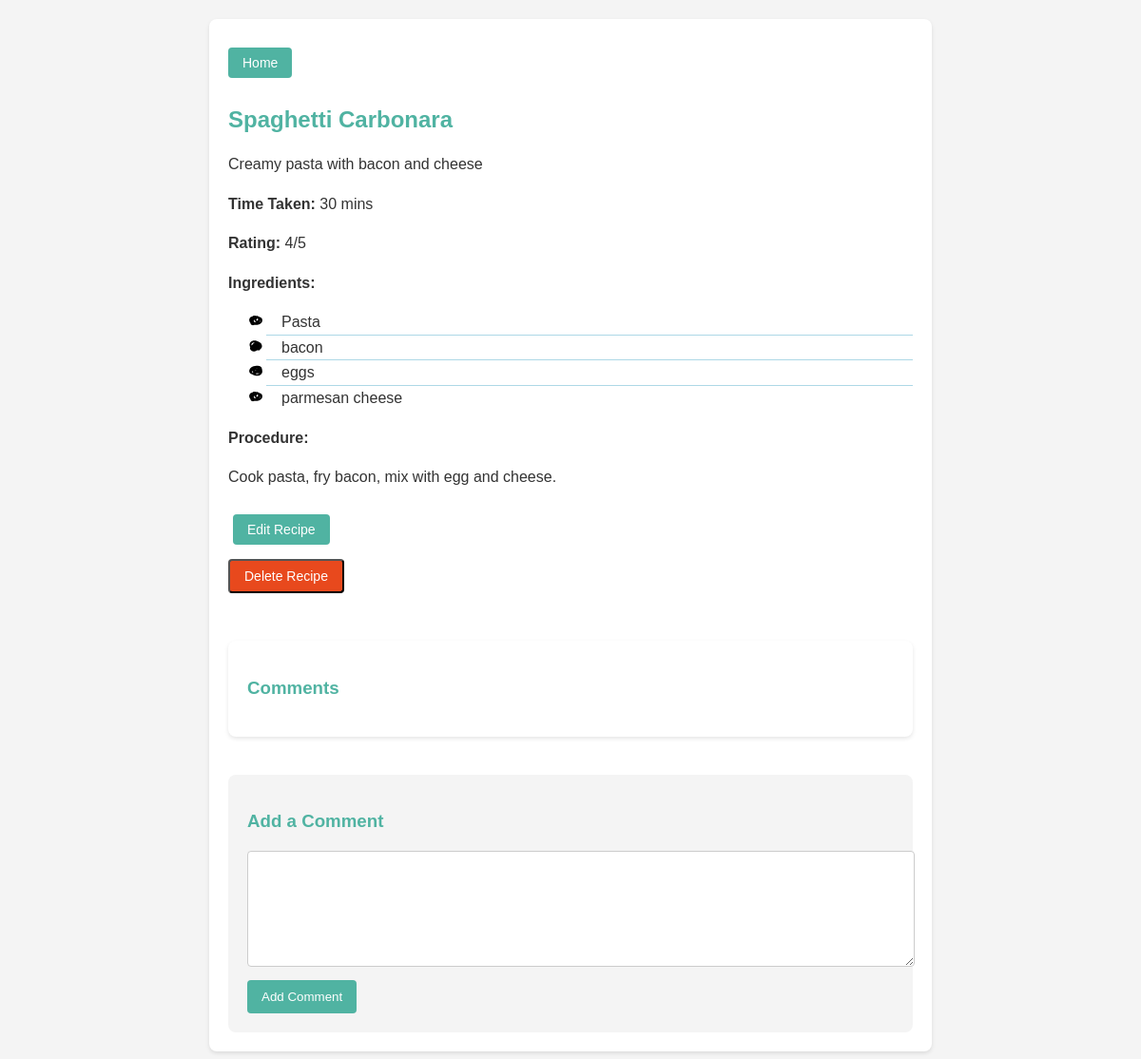
Page /3 on the committed database.
### tables this page shows
CREATE TABLE recipes (
        id INTEGER PRIMARY KEY AUTOINCREMENT,
        title TEXT NOT NULL,
        description TEXT NOT NULL,
        procedure TEXT,
        rating INTEGER,
        time_taken TEXT,
        ingredients TEXT
    );

### app.py (the view)
@app.route('/<int:id>', methods=['GET', 'POST'])
def recipe(id):
    conn = get_db_connection()
    recipe = conn.execute('SELECT * FROM recipes WHERE id = ?', (id,)).fetchone()
    if request.method == 'POST':
        comment = request.form['comment']
        conn.execute('INSERT INTO comments (recipe_id, comment) VALUES (?, ?)', (id, comment))
        conn.commit()
    comments = conn.execute('SELECT * FROM comments WHERE recipe_id = ?', (id,)).fetchall()
    conn.close()
    return render_template('recipe.html', recipe=recipe, comments=comments)

### app.py (called while the page is built)
def get_db_connection():
    conn = sqlite3.connect('database.db')
    conn.row_factory = sqlite3.Row
    return conn

### templates/recipe.html (shortened to what this page needs)
<!DOCTYPE html>
<html>
<head>
    <link rel="stylesheet" type="text/css" href="{{ url_for('static', filename='style.css') }}">
</head>
<body>
    <div class="recipe-details">
        <a href="{{ url_for('index') }}" class="home-button">Home</a>
        <h2>{{ recipe['title'] }}</h2>
        <p>{{ recipe['description'] }}</p>
        <p><strong>Time Taken:</strong> {{ recipe['time_taken'] }}</p>
        <p><strong>Rating:</strong> {{ recipe['rating'] }}/5</p>
        <p><strong>Ingredients:</strong></p>
        <ul>
            {% for ingredient in recipe['ingredients'].split(',') %}
                <li>{{ ingredient.strip() }}</li>
            {% endfor %}
        </ul>
        <p><strong>Procedure:</strong></p>
        <p>{{ recipe['procedure'] }}</p>
        <a href="{{ url_for('edit', id=recipe['id']) }}" class="edit-button">Edit Recipe</a>
<form action="{{ url_for('delete', id=recipe['id']) }}" method="post" onsubmit="return confirm('Are you sure you want to delete this recipe?');">
    <input type="submit" value="Delete Recipe" class="delete-button">
</form>
        <div class="comments-section">
            <h3>Comments</h3>
        </div>
        <div class="add-comment-form">
            <h3>Add a Comment</h3>
            <form method="post">
                <textarea name="comment" id="comment" required></textarea>
                <input type="submit" value="Add Comment">
            </form>
        </div>
    </div>
</body>
</html>

### static/style.css (style rules this page uses)
body { font-family: 'Arial', sans-serif; background-color: #f4f4f4; margin: 0; padding: 0; color: #333; }
.recipe-details { background: white; padding: 20px; margin-top: 20px; border-radius: 8px; box-shadow: 0 2px 4px rgba(0, 0, 0, 0.1); }
.recipe-details h2 { color: #50b3a2; margin-bottom: 20px; }
.recipe-details p { line-height: 1.6; }
.comments-section { background: white; padding: 20px; margin-top: 20px; border-radius: 8px; box-shadow: 0 2px 4px rgba(0, 0, 0, 0.1); }
.add-comment-form textarea { width: 100%; padding: 10px; margin-bottom: 10px; border: 1px solid #ddd; border-radius: 4px; height: 100px; }
.add-comment-form input[type="submit"] { background: #50b3a2; color: white; border: none; padding: 10px 15px; border-radius: 4px; cursor: pointer; }
.recipe-details h2, .recipe-details h3 { color: #50b3a2; margin-bottom: 20px; }
.comments-section { margin-top: 40px; }
.add-comment-form { margin-top: 40px; }
.add-comment-form h3 { color: #50b3a2; margin-bottom: 20px; }
.add-comment-form textarea { width: 100%; padding: 10px; margin-bottom: 20px; border: 1px solid #ddd; border-radius: 4px; height: 100px; }
.recipe-details { background: white; padding: 20px; margin: 20px auto; width: 60%; border-radius: 8px; box-shadow: 0 2px 4px rgba(0,0,0,0.1); }
.recipe-details p, .recipe-details ul { line-height: 1.6; }
.add-comment-form { margin-top: 40px; padding: 20px; background: #f4f4f4; border-radius: 8px; }
.add-comment-form h3 { color: #50b3a2; }
.add-comment-form textarea { width: 100%; padding: 10px; border: 1px solid #ccc; border-radius: 4px; height: 100px; margin-bottom: 10px; }
.add-button, .edit-button { display: inline-block; background: #50b3a2; color: white; padding: 5px 10px; margin: 5px; text-decoration: none; border-radius: 4px; }
.edit-button { display: inline-block; background: #50b3a2; color: white; padding: 8px 15px; margin-top: 10px; text-decoration: none; border-radius: 4px; font-size: 14px; }
.home-button { display: inline-block; background: #50b3a2; color: white; padding: 8px 15px; margin: 10px 0; text-decoration: none; border-radius: 4px; font-size: 14px; }
.delete-button { display: inline-block; background: #e8491d; color: white; padding: 8px 15px; margin: 10px 0; text-decoration: none; border-radius: 4px; font-size: 14px; }
li { padding: 0 0 0 1rem; }
li:not(:last-child) { border-bottom: 1px solid lightblue; }
li:first-child { margin-top: 1rem; }
li:last-child { margin-bottom: 1rem; }
::marker { ' '; }
li:nth-child(3n)::marker { ' '; }
li:nth-child(3n - 1)::marker { ' '; }

### rows in the picture
recipes: title "Spaghetti Carbonara", description "Creamy pasta with bacon and cheese", time_taken "30 mins", rating "4", procedure "Cook pasta, fry bacon, mix with egg and cheese."

### other values in the picture
{{ ingredient.strip() }} "Pasta" "bacon" "eggs" "parmesan cheese"
